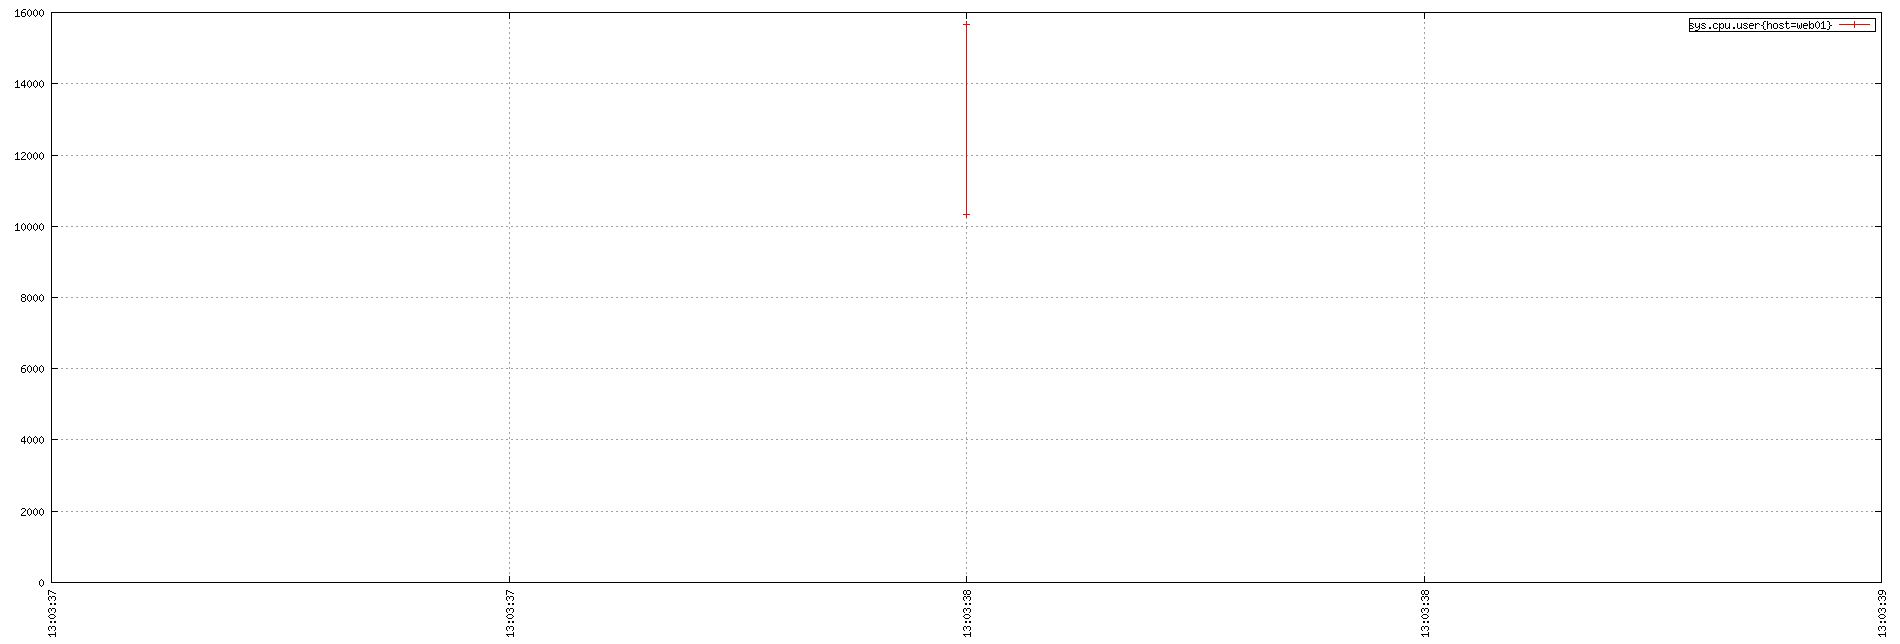

Generate this figure with gnuplot:
set term png small size 1900,644
set xdata time
set timefmt "%s"
if (GPVAL_VERSION < 4.6) set xtics rotate; else set xtics rotate right
set output "${TMPDIR-'tmp'}/tsd/7940e79d.png"
set xrange ["1670245417":"1670245419"]
set format x "%H:%M:%S"
set grid
set style data linespoint
set key right box
set logscale y2 
set yrange [0:]
plot  "${TMPDIR-'tmp'}/tsd/7940e79d_0.dat" using 1:2 title "sys.cpu.user{host=web01}"
